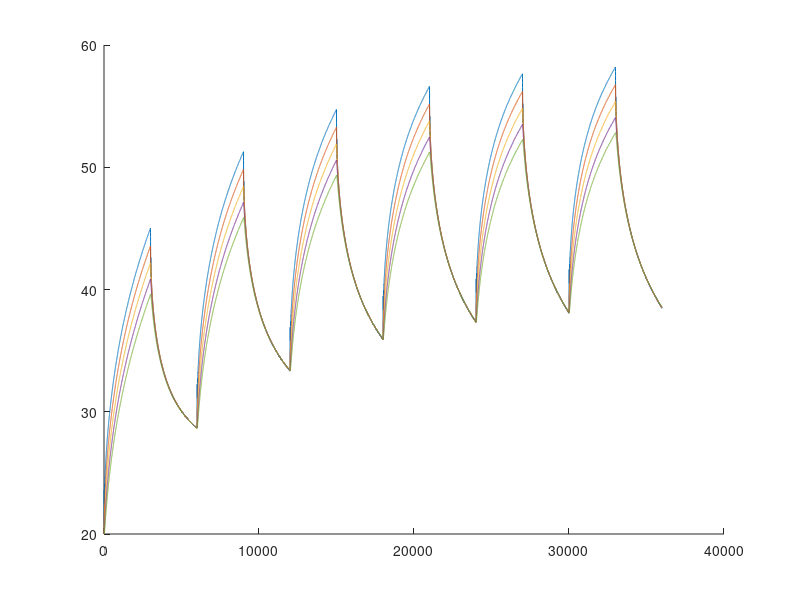
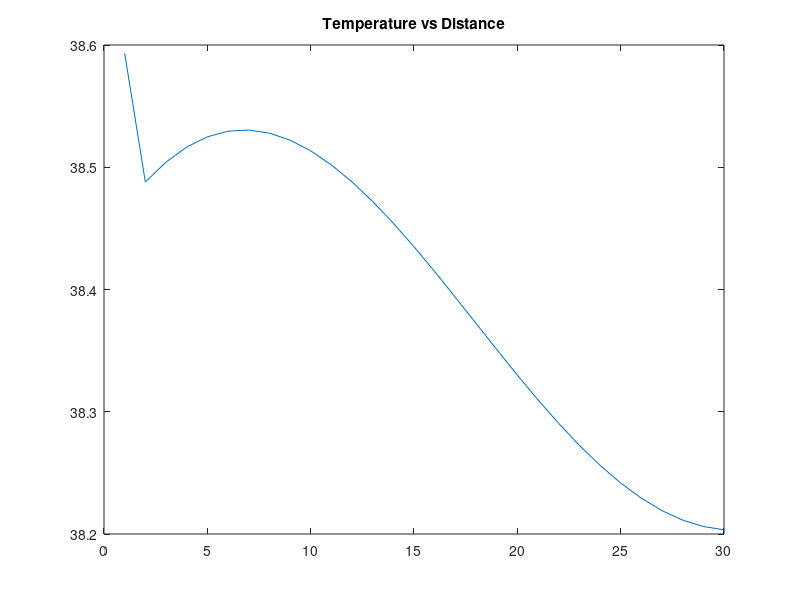

Write MATLAB code to recreate these figures, in order. (Note: this script raises an error after producing the figures.)
l = 0.3; %Length of rod
k = 205; %Conductivity
c = 900; %Heat capacity
p = 2700; %density
r = 0.01 ; %Radius
k_c = 5; 
sigma = 5.67*(10^-8); %Stefan-Boltzman constant
P = 9.6; %Power

delta_x = 0.01; %Distance step
N = l / delta_x; %Total Intervals
delta_t = 0.1; %Time step
%T_heat = 50; %Heating Temperature
T_amb = 20; %Ambient Temperature

T_coeff = delta_t/(c * p * pi * (r^2) * delta_x);

time = 36000;

x = linspace(0,l,((l/delta_x))); %Distance vector
x_mid = x+(delta_x/2); %Midpoint vector

Temp = zeros([time ((l/delta_x))]); %Temperature vector
Temp_change = zeros([1 ((l/delta_x))]); %Temperature change vector
Temp =Temp +T_amb;

 for i = 2:time
     
    if mod(floor(i/3000)+1,2)== 0
        P = 0;
    else
        P = 9.6;
    end

    %Mid points
    Temp_change(2:N-1) = (k*delta_t/(c*p))*((Temp(i-1,1:N-2)-2*Temp(i-1,2:N-1)+Temp(i-1,3:N))/(delta_x^2));
        
    %End points
    Temp_change(1) = Temp_change(1) +((-k/(c*p*(delta_x^2)))*(Temp(i-1,1) - Temp(i-1,2))*(delta_t)); %Transfer to next slice, 1 - 2
    Temp_change(1) = Temp_change(1) +((T_coeff)*P); %Gain from power source
    
    Temp_change(30) = (((k/(c*p*(delta_x^2)))*(Temp(i-1,29) - Temp(i-1,30))*(delta_t))); %Transfer from slice before
    
    Temp_change = Temp_change - (T_coeff)*(2*pi*r*delta_x)*(k_c*(Temp(i-1,:)-T_amb)+(sigma*((Temp(i-1,:)+273).^4-(T_amb+273)^4))); %Convective and radiative loss
     
    Temp(i,:) = Temp_change + Temp(i-1,:);

    %Plot settings
        
    %pause(.01);
 end

figure
hold on
plot(Temp(:,1));
plot(Temp(:,2));
plot(Temp(:,3));
plot(Temp(:,4));
plot(Temp(:,5));

figure
plot(Temp(time,:));
title('Temperature vs Distance');


%% Data Loop 
clear
a = arduino();

time = 18000;
scaleFactor = [1.01984713,0.9782054819,0.9905064832,0.9990749907,1.023384885,0.9889810292]; %experimentally determined scaling coefficients
x = [0.03 0.076 0.114 0.190 0.2755];

volts = zeros([time 7]);

tic

c0 = clock;
t0 = 3600*c0(4) + 60*c0(5) + c0(6); % Time in minutes
ts = datetime('now');
DateString = datestr(ts,30);

for i = 1:time
    %record voltage values from sensors
    volts(i,1) = readVoltage(a,'A0');%/scaleFactor(1);
    volts(i,2) = readVoltage(a,'A1');%/scaleFactor(2);
    volts(i,3) = readVoltage(a,'A2');%/scaleFactor(3);
    volts(i,4) = readVoltage(a,'A3');%/scaleFactor(4);
    volts(i,5) = readVoltage(a,'A4');%/scaleFactor(5);
    volts(i,6) = readVoltage(a,'A5');%/scaleFactor(6);
    volts(i,7) = toc;
    
    %Code to monitor sensors to make sure there is no sensor failure
    clf('reset')
    plot(x(:) , volts(i, 1:5)*100/scaleFactor(1:5), '*');
    ylim([0 80]);
 
    pause(.1);
    
    if mod(i,10) == 0
        filename = ['C:\Users\Cam\workspace\ENPH_Thermal_Lab\Al-rod_SW_20s_period' DateString '.csv'];
        csvwrite(filename,volts);
    end
end

